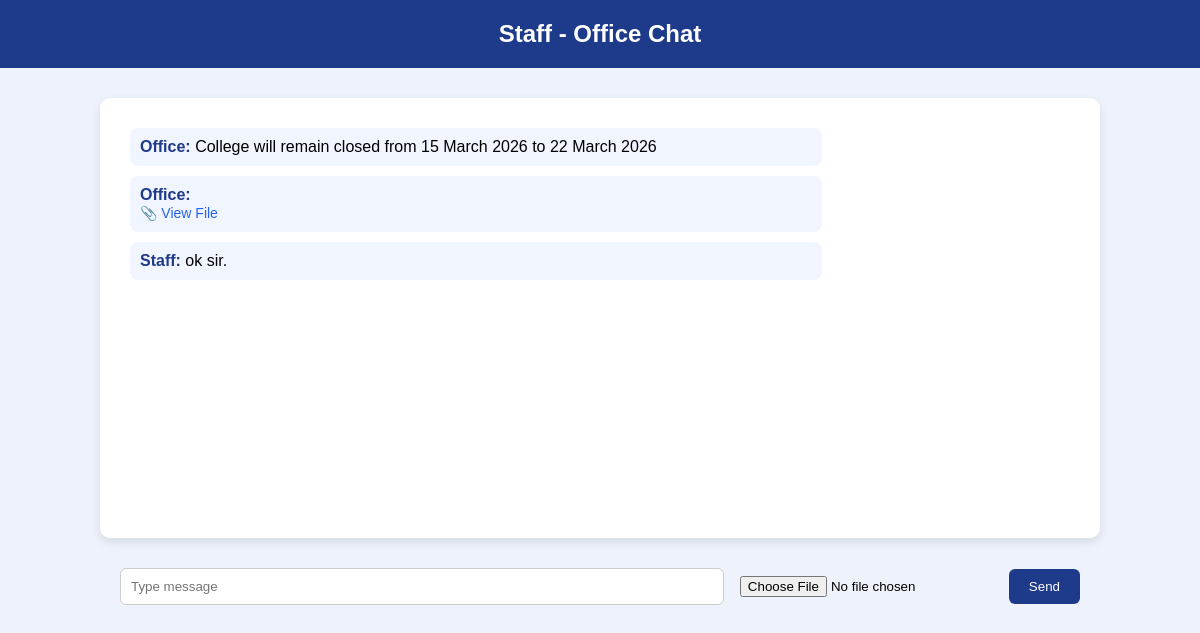
The page /staff-office/ on the database its author committed.
### myapps/models.py (models this page shows, shortened)
class GroupMessage(models.Model):
    group_name = models.CharField(max_length=100)
    sender = models.CharField(max_length=100)
    message = models.TextField()
    file = models.FileField(upload_to="chat_files/",blank=True,null=True)
    time = models.DateTimeField(auto_now_add=True)

### myapps/views.py (the view, shortened to what this page needs)
# urls.py: path('staff-office/',views.staff_office,name="staff_office"),
def staff_office(request):
    group = "OFFICE"
    messages = GroupMessage.objects.filter(
        group_name=group
    ).order_by("time")
    return render(request, "staff_office.html", {"messages": messages})

### myapps/templates/staff_office.html (shortened to what this page needs)
{% load static %}
<!DOCTYPE html>
<html>
<head>
<link rel="stylesheet" href="{% static 'css/staff_office.css' %}">
</head>
<body>
<h2 style="text-align:center;">Staff - Office Chat</h2>
<div class="chat-box">
{% for msg in messages %}
<div class="msg">
<b>{{ msg.sender }}:</b> {{ msg.message }}
{% if msg.file %}
<br>
<a href="{{ msg.file.url }}" target="_blank">📎 View File</a>
{% endif %}
</div>
{% endfor %}
</div>
<form method="POST" enctype="multipart/form-data">
<input type="text" name="message" placeholder="Type message">
<input type="file" name="file">
<button type="submit">Send</button>
</form>
</body>
</html>

### myapps/static/css/staff_office.css (style rules this page uses)
body { font-family: Arial, sans-serif; background: #eef3fb; margin: 0; }
h2 { text-align: center; padding: 20px; background: #1e3a8a; color: white; margin: 0; }
.chat-box { width: 80%; margin: 30px auto; height: 400px; overflow-y: auto; background: white; padding: 20px; border-radius: 10px; box-shadow: 0 4px 10px rgba(0,0,0,0.1); }
.msg { padding: 10px 15px; margin-bottom: 10px; background: #dbeafe; border-radius: 8px; max-width: 70%; }
.msg b { color: #1e3a8a; }
.msg a { color: #2563eb; text-decoration: none; font-size: 14px; }
form { width: 80%; margin: 10px auto 30px; display: flex; gap: 10px; align-items: center; }
input[type="text"] { flex: 1; padding: 10px; border-radius: 6px; border: 1px solid #ccc; }
input[type="file"] { padding: 6px; }
button { padding: 10px 20px; background: #1e3a8a; color: white; border: none; border-radius: 6px; cursor: pointer; }
.msg { background: #f1f5ff; padding: 10px; margin: 10px; border-radius: 8px; position: relative; }

### rows shown on the page
GroupMessage: sender "Office", message "College will remain closed from 15 March 2026 to 22 March 2026"
GroupMessage: sender "Office"
GroupMessage: sender "Staff", message "ok sir."
